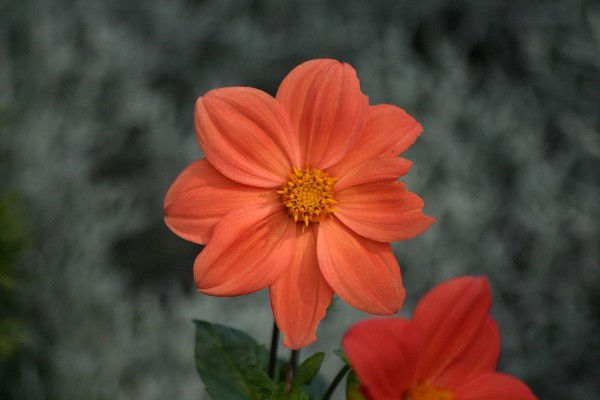
#> input picture NSI/Projet.sur.les.images/flower.jpg, 600 x 400 px, found by its file name
$ python noiretblanc.py
#> lines starting #> are read from the running program, lines starting #| are printed output that depends on the picture; after the words box and inside, x2 and y2 are one past the last pixel; in counts of white or black regions, pixels touching at a corner belong together
from PIL import Image
img = Image.open("C:\\Users\\gouba\\Documents\\NSI\\Projet.sur.les.images\\flower.jpg")
#> img is the input picture: PIL image 600x400 RGB; mean R, G, B 93.7, 65.4, 53.7
largeur,hauteur=img.size
#> largeur = 600; hauteur = 400
for y in range(hauteur):
    for x in range(largeur):
        r,v,b=img.getpixel((x,y))
        m=int(r+v+b/3)
        if m>170:
            m=(255,255,255)
        else:
            m=(0,0,0)
        img.putpixel((x,y),(m))
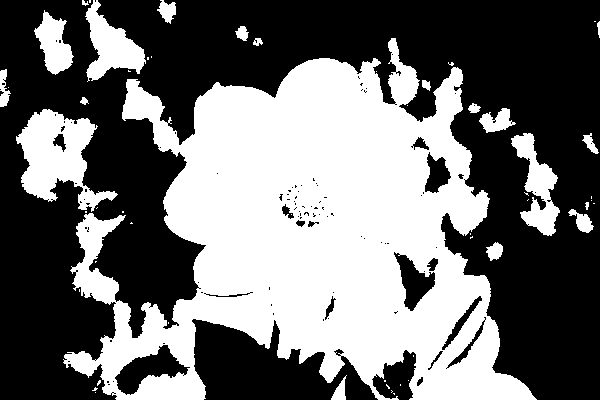
#> img: PIL image 600x400 RGB; 43.5% white; 54 white regions (34 under 20 px), largest, box (x1, y1, x2, y2) and area: (63, 38, 537, 400) 90868, (16, 109, 118, 212) 5079, (85, 0, 146, 82) 2363
img.show()
